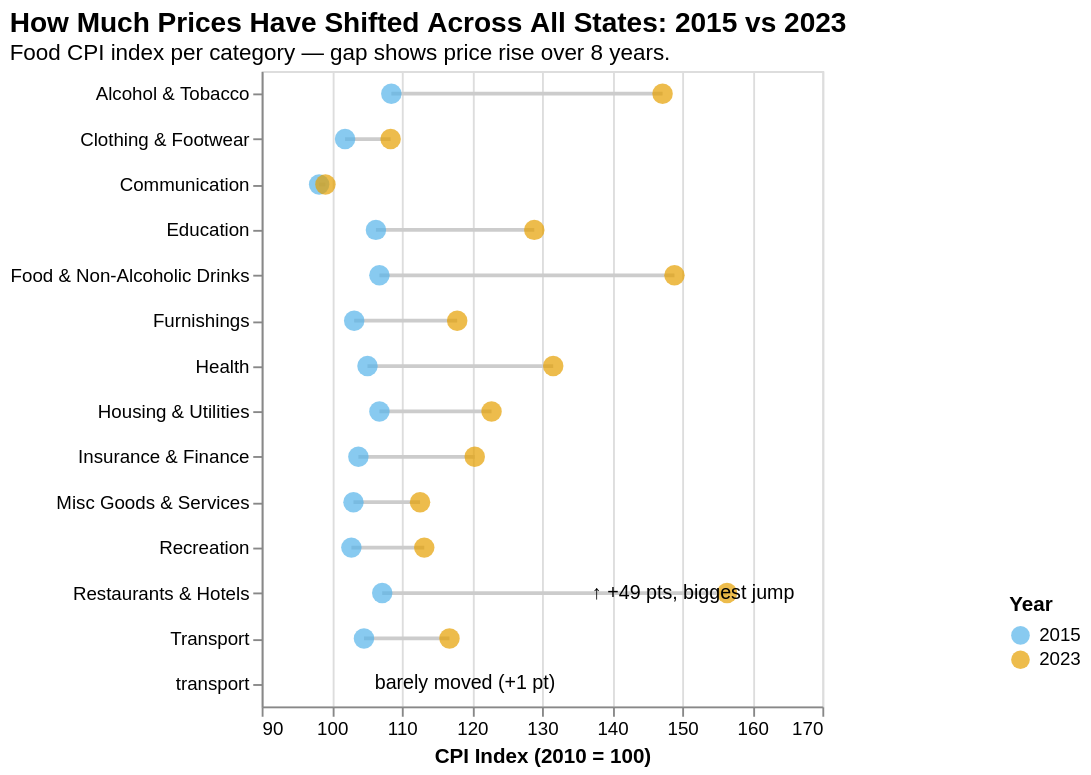

The specification (Vega-Lite) saved for this image:
### Vega-Lite specification from a JSON file in a GitHub repository (floating-point values rounded to 4 significant figures)
{"$schema": "https://vega.github.io/schema/vega-lite/v5.json", "title": {"text": "How Much Prices Have Shifted Across All States: 2015 vs 2023", "subtitle": "Food CPI index per category — gap shows price rise over 8 years.", "anchor": "start", "fontSize": 15, "subtitleFontSize": 12}, "width": "container", "height": 340, "data": {"values": [{"label": "Restaurants & Hotels", "year": "2015", "index": 107.2}, {"label": "Restaurants & Hotels", "year": "2023", "index": 156.4}, {"label": "Food & Non-Alcoholic Drinks", "year": "2015", "index": 106.8}, {"label": "Food & Non-Alcoholic Drinks", "year": "2023", "index": 148.9}, {"label": "Alcohol & Tobacco", "year": "2015", "index": 108.5}, {"label": "Alcohol & Tobacco", "year": "2023", "index": 147.2}, {"label": "Health", "year": "2015", "index": 105.1}, {"label": "Health", "year": "2023", "index": 131.6}, {"label": "Education", "year": "2015", "index": 106.3}, {"label": "Education", "year": "2023", "index": 128.9}, {"label": "Housing & Utilities", "year": "2015", "index": 106.8}, {"label": "Housing & Utilities", "year": "2023", "index": 122.8}, {"label": "Insurance & Finance", "year": "2015", "index": 103.8}, {"label": "Insurance & Finance", "year": "2023", "index": 120.4}, {"label": "Furnishings", "year": "2015", "index": 103.2}, {"label": "Furnishings", "year": "2023", "index": 117.9}, {"label": "Transport", "year": "2015", "index": 104.6}, {"label": "Transport", "year": "2023", "index": 116.8}, {"label": "Recreation", "year": "2015", "index": 102.8}, {"label": "Recreation", "year": "2023", "index": 113.2}, {"label": "Misc Goods & Services", "year": "2015", "index": 103.1}, {"label": "Misc Goods & Services", "year": "2023", "index": 112.6}, {"label": "Clothing & Footwear", "year": "2015", "index": 101.9}, {"label": "Clothing & Footwear", "year": "2023", "index": 108.4}, {"label": "Communication", "year": "2015", "index": 98.2}, {"label": "Communication", "year": "2023", "index": 99.1}]}, "layer": [{"mark": {"type": "line", "color": "#ccc", "strokeWidth": 2}, "encoding": {"y": {"field": "label", "type": "nominal", "title": null, "sort": {"field": "index", "op": "max", "order": "descending"}}, "x": {"field": "index", "type": "quantitative", "title": "CPI Index (2010 = 100)", "scale": {"domain": [90, 170]}}, "detail": {"field": "label"}}}, {"mark": {"type": "point", "filled": true, "size": 120}, "encoding": {"y": {"field": "label", "type": "nominal", "sort": {"field": "index", "op": "max", "order": "descending"}}, "x": {"field": "index", "type": "quantitative"}, "color": {"field": "year", "type": "nominal", "scale": {"domain": ["2015", "2023"], "range": ["#56B4E9", "#E69F00"]}, "legend": {"title": "Year", "orient": "none", "legendX": 400, "legendY": 280}}, "tooltip": [{"field": "label", "title": "Category"}, {"field": "year", "title": "Year"}, {"field": "index", "title": "CPI Index", "format": ".1f"}]}}, {"data": {"values": [{"x": 135, "y": "Restaurants & Hotels", "label": "↑ +49 pts, biggest jump"}, {"x": 104, "y": "transport", "label": "barely moved (+1 pt)"}]}, "mark": {"type": "text", "fontSize": 10.5, "color": "#000000", "align": "left", "dx": 8}, "encoding": {"x": {"field": "x", "type": "quantitative"}, "y": {"field": "y", "type": "nominal"}, "text": {"field": "label"}}}]}
